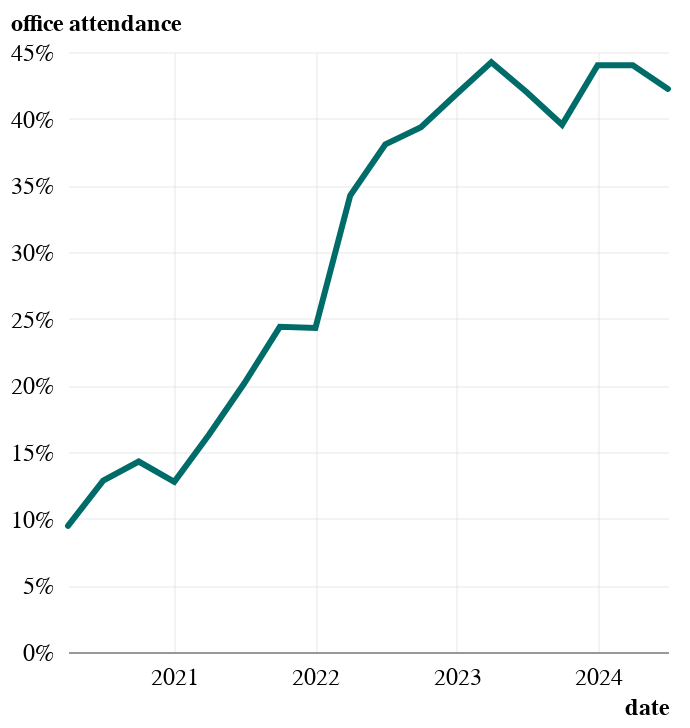

This figure's notebook cell:
### Code cell
(
    alt.Chart(quarterly_df)
    .mark_line()
    .encode(
        x="date",
        y=alt.Y("office attendance").axis(format="%"),
        color=color_value_transit_teal,
        tooltip=["year", "quarter", alt.Tooltip("office attendance", format=".0%")],
    )
)

### Figure 1 — Vega-Lite specification as saved in the notebook (floating-point values rounded to 4 significant figures)
{"config": {"font": "Libre Franklin", "axis": {"labelAngle": 0, "labelFlush": false, "labelFontSize": 12, "titleFontSize": 12, "tickWidth": 0, "gridWidth": 0.25, "gridColor": "#cccccc"}, "axisX": {"domainWidth": 0.5, "domainColor": "#3e3e3e", "titleAlign": "right", "titleAnchor": "end"}, "axisY": {"domain": false, "titleAlign": "left", "titleAnchor": "end", "titleAngle": 0, "titlePadding": 0, "titleY": -8}, "line": {"strokeWidth": 3, "strokeCap": "round"}, "legend": {"title": null}, "view": {"stroke": null}}, "data": {"name": "data-5afbd00d04c47703aeffbf91eb5c3043"}, "mark": {"type": "line"}, "encoding": {"color": {"value": "#006c69"}, "tooltip": [{"field": "year", "type": "quantitative"}, {"field": "quarter", "type": "quantitative"}, {"field": "office attendance", "format": ".0%", "type": "quantitative"}], "x": {"field": "date", "type": "temporal"}, "y": {"axis": {"format": "%"}, "field": "office attendance", "type": "quantitative"}}, "$schema": "https://vega.github.io/schema/vega-lite/v5.20.1.json", "datasets": {"data-5afbd00d04c47703aeffbf91eb5c3043": [{"year": 2020, "quarter": 2, "month": 4, "office attendance": 0.09462, "date": "2020-04-01T00:00:00"}, {"year": 2020, "quarter": 3, "month": 7, "office attendance": 0.1286, "date": "2020-07-01T00:00:00"}, {"year": 2020, "quarter": 4, "month": 10, "office attendance": 0.1429, "date": "2020-10-01T00:00:00"}, {"year": 2021, "quarter": 1, "month": 1, "office attendance": 0.1277, "date": "2021-01-01T00:00:00"}, {"year": 2021, "quarter": 2, "month": 4, "office attendance": 0.1631, "date": "2021-04-01T00:00:00"}, {"year": 2021, "quarter": 3, "month": 7, "office attendance": 0.2015, "date": "2021-07-01T00:00:00"}, {"year": 2021, "quarter": 4, "month": 10, "office attendance": 0.2438, "date": "2021-10-01T00:00:00"}, {"year": 2022, "quarter": 1, "month": 1, "office attendance": 0.2431, "date": "2022-01-01T00:00:00"}, {"year": 2022, "quarter": 2, "month": 4, "office attendance": 0.3423, "date": "2022-04-01T00:00:00"}, {"year": 2022, "quarter": 3, "month": 7, "office attendance": 0.3808, "date": "2022-07-01T00:00:00"}, {"year": 2022, "quarter": 4, "month": 10, "office attendance": 0.3936, "date": "2022-10-01T00:00:00"}, {"year": 2023, "quarter": 1, "month": 1, "office attendance": 0.4185, "date": "2023-01-01T00:00:00"}, {"year": 2023, "quarter": 2, "month": 4, "office attendance": 0.4423, "date": "2023-04-01T00:00:00"}, {"year": 2023, "quarter": 3, "month": 7, "office attendance": 0.42, "date": "2023-07-01T00:00:00"}, {"year": 2023, "quarter": 4, "month": 10, "office attendance": 0.3954, "date": "2023-10-01T00:00:00"}, {"year": 2024, "quarter": 1, "month": 1, "office attendance": 0.44, "date": "2024-01-01T00:00:00"}, {"year": 2024, "quarter": 2, "month": 4, "office attendance": 0.44, "date": "2024-04-01T00:00:00"}, {"year": 2024, "quarter": 3, "month": 7, "office attendance": 0.4223, "date": "2024-07-01T00:00:00"}]}}
